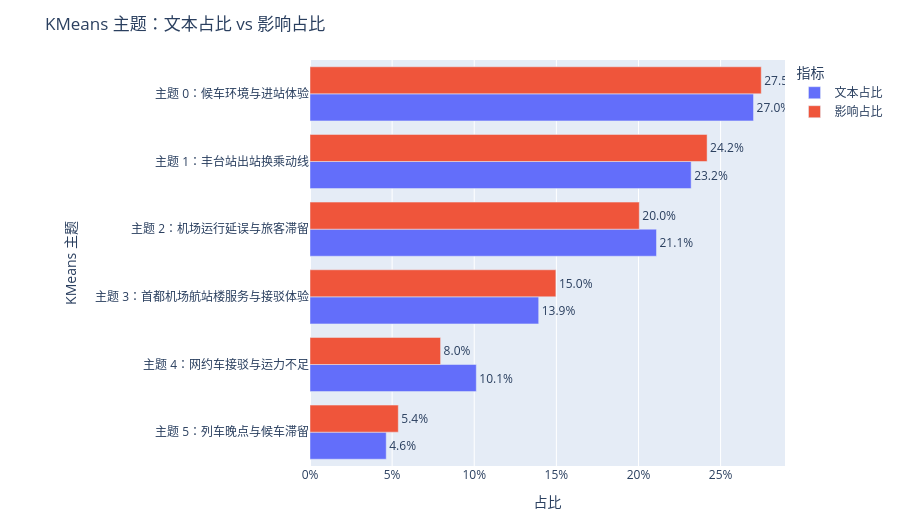

The cell this chart's notebook holds for it:
### Code cell
# KMeans 主题级文本占比与影响占比对比图。
# 仅使用 KMeans 主题汇总结果，比较主题规模与主题影响力。
topic_chart_data = topic_summary.copy()
topic_chart_data["主题"] = topic_chart_data.apply(
    lambda row: f"主题 {int(row['Topic'])}：{topic_title(row['Topic'])}", axis=1
)
topic_chart_data = topic_chart_data.sort_values(
    ["主题优先级层", "综合影响分"], ascending=[True, False]
).reset_index(drop=True)
topic_order = topic_chart_data["主题"].tolist()

topic_distribution_chart_data = topic_chart_data.melt(
    id_vars="主题",
    value_vars=["文本占比", "影响占比"],
    var_name="指标",
    value_name="占比",
)

fig_kmeans_topic_distribution = px.bar(
    topic_distribution_chart_data,
    x="占比",
    y="主题",
    color="指标",
    orientation="h",
    barmode="group",
    text=topic_distribution_chart_data["占比"].map(lambda value: f"{value:.1%}"),
    title="KMeans 主题：文本占比 vs 影响占比",
    labels={"主题": "KMeans 主题", "占比": "占比"},
)
fig_kmeans_topic_distribution.update_traces(textposition="outside")
fig_kmeans_topic_distribution.update_layout(
    height=max(520, 62 * len(topic_chart_data)),
    margin={"l": 310, "r": 50, "t": 60, "b": 40},
)
fig_kmeans_topic_distribution.update_xaxes(tickformat=".0%")
fig_kmeans_topic_distribution.update_yaxes(categoryorder="array", categoryarray=topic_order[::-1])
fig_kmeans_topic_distribution.show()

kmeans_topic_distribution_chart_path = RESULT_PATH.with_name("kmeans_topic_distribution_vs_impact.html")
fig_kmeans_topic_distribution.write_html(kmeans_topic_distribution_chart_path, include_plotlyjs=True)
print(f"KMeans 主题占比图已保存到：{kmeans_topic_distribution_chart_path.resolve()}")

### Figure 1 — Plotly figure (JSON) as saved in the notebook; plotly's stock layout.template omitted (floating-point values rounded to 4 significant figures)
{"data": [{"alignmentgroup": "True", "hovertemplate": "指标=文本占比<br>占比=%{x}<br>KMeans 主题=%{y}<br>text=%{text}<extra></extra>", "legendgroup": "文本占比", "marker": {"color": "#636efa", "pattern": {"shape": ""}}, "name": "文本占比", "offsetgroup": "文本占比", "orientation": "h", "showlegend": true, "text": ["27.0%", "23.2%", "21.1%", "13.9%", "10.1%", "4.6%"], "textposition": "outside", "type": "bar", "x": [0.27, 0.2321, 0.211, 0.1392, 0.1013, 0.04641], "xaxis": "x", "y": ["主题 0：候车环境与进站体验", "主题 1：丰台站出站换乘动线", "主题 2：机场运行延误与旅客滞留", "主题 3：首都机场航站楼服务与接驳体验", "主题 4：网约车接驳与运力不足", "主题 5：列车晚点与候车滞留"], "yaxis": "y"}, {"alignmentgroup": "True", "hovertemplate": "指标=影响占比<br>占比=%{x}<br>KMeans 主题=%{y}<br>text=%{text}<extra></extra>", "legendgroup": "影响占比", "marker": {"color": "#EF553B", "pattern": {"shape": ""}}, "name": "影响占比", "offsetgroup": "影响占比", "orientation": "h", "showlegend": true, "text": ["27.5%", "24.2%", "20.0%", "15.0%", "8.0%", "5.4%"], "textposition": "outside", "type": "bar", "x": [0.2747, 0.2418, 0.2005, 0.1497, 0.07951, 0.05376], "xaxis": "x", "y": ["主题 0：候车环境与进站体验", "主题 1：丰台站出站换乘动线", "主题 2：机场运行延误与旅客滞留", "主题 3：首都机场航站楼服务与接驳体验", "主题 4：网约车接驳与运力不足", "主题 5：列车晚点与候车滞留"], "yaxis": "y"}], "layout": {"barmode": "group", "height": 520, "legend": {"title": {"text": "指标"}, "tracegroupgap": 0}, "margin": {"b": 40, "l": 310, "r": 50, "t": 60}, "title": {"text": "KMeans 主题：文本占比 vs 影响占比"}, "xaxis": {"anchor": "y", "domain": [0, 1], "tickformat": ".0%", "title": {"text": "占比"}}, "yaxis": {"anchor": "x", "categoryarray": ["主题 5：列车晚点与候车滞留", "主题 4：网约车接驳与运力不足", "主题 3：首都机场航站楼服务与接驳体验", "主题 2：机场运行延误与旅客滞留", "主题 1：丰台站出站换乘动线", "主题 0：候车环境与进站体验"], "categoryorder": "array", "domain": [0, 1], "title": {"text": "KMeans 主题"}}}}
